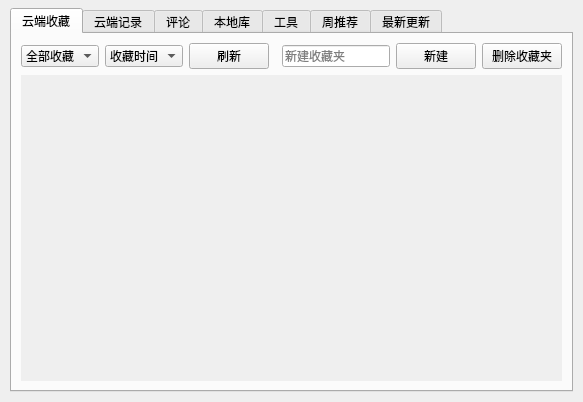
<?xml version="1.0" encoding="UTF-8"?>
<ui version="4.0"><class>LibraryPanel</class><widget class="QFrame" name="libraryPanel"><property name="objectName"><string>panel</string></property><layout class="QVBoxLayout" name="libraryRootLayout"><property name="leftMargin"><number>10</number></property><property name="topMargin"><number>8</number></property><property name="rightMargin"><number>10</number></property><property name="bottomMargin"><number>10</number></property><property name="spacing"><number>8</number></property>
<item><widget class="QTabWidget" name="libraryTabs">
<widget class="QWidget" name="favoritesTab"><attribute name="title"><string>&#x4E91;&#x7AEF;&#x6536;&#x85CF;</string></attribute><layout class="QVBoxLayout" name="favoritesTabLayout"><property name="spacing"><number>6</number></property><item><layout class="QHBoxLayout" name="favoriteToolbar"><item><widget class="QComboBox" name="libraryFolderCombo"><item><property name="text"><string>&#x5168;&#x90E8;&#x6536;&#x85CF;</string></property><property name="userData"><string>0</string></property></item></widget></item><item><widget class="QComboBox" name="libraryFavoriteSortCombo"><item><property name="text"><string>&#x6536;&#x85CF;&#x65F6;&#x95F4;</string></property><property name="userData"><string>mr</string></property></item><item><property name="text"><string>&#x66F4;&#x65B0;&#x65F6;&#x95F4;</string></property><property name="userData"><string>mp</string></property></item></widget></item><item><widget class="QPushButton" name="libraryFavoritesRefreshButton"><property name="text"><string>&#x5237;&#x65B0;</string></property></widget></item><item><spacer name="favoriteToolbarSpacer"><property name="orientation"><enum>Qt::Orientation::Horizontal</enum></property><property name="sizeType"><enum>QSizePolicy::Policy::Expanding</enum></property></spacer></item><item><widget class="QLineEdit" name="libraryNewFolderEdit"><property name="maximumSize"><size><width>180</width><height>16777215</height></size></property><property name="placeholderText"><string>&#x65B0;&#x5EFA;&#x6536;&#x85CF;&#x5939;</string></property></widget></item><item><widget class="QPushButton" name="libraryAddFolderButton"><property name="text"><string>&#x65B0;&#x5EFA;</string></property></widget></item><item><widget class="QPushButton" name="libraryDeleteFolderButton"><property name="text"><string>&#x5220;&#x9664;&#x6536;&#x85CF;&#x5939;</string></property></widget></item></layout></item><item><widget class="QScrollArea" name="libraryFavoriteScroll"><property name="frameShape"><enum>QFrame::Shape::NoFrame</enum></property><property name="widgetResizable"><bool>true</bool></property><property name="horizontalScrollBarPolicy"><enum>Qt::ScrollBarPolicy::ScrollBarAlwaysOff</enum></property><widget class="QWidget" name="libraryFavoriteContent"><layout class="QVBoxLayout" name="libraryFavoriteLayout"><property name="spacing"><number>8</number></property><item><spacer name="libraryFavoriteSpacer"><property name="orientation"><enum>Qt::Orientation::Vertical</enum></property><property name="sizeType"><enum>QSizePolicy::Policy::Expanding</enum></property></spacer></item></layout></widget></widget></item></layout></widget>
<widget class="QWidget" name="remoteHistoryTab"><attribute name="title"><string>&#x4E91;&#x7AEF;&#x8BB0;&#x5F55;</string></attribute><layout class="QVBoxLayout" name="remoteHistoryTabLayout"><property name="spacing"><number>6</number></property><item><layout class="QHBoxLayout" name="remoteHistoryToolbar"><item><widget class="QPushButton" name="libraryRemoteHistoryRefreshButton"><property name="text"><string>&#x540C;&#x6B65;&#x4E91;&#x7AEF;&#x89C2;&#x770B;&#x8BB0;&#x5F55;</string></property></widget></item><item><spacer name="remoteHistoryToolbarSpacer"><property name="orientation"><enum>Qt::Orientation::Horizontal</enum></property><property name="sizeType"><enum>QSizePolicy::Policy::Expanding</enum></property></spacer></item></layout></item><item><layout class="QHBoxLayout" name="remoteHistoryPager"><item><spacer name="remoteHistoryPagerSpacer"><property name="orientation"><enum>Qt::Orientation::Horizontal</enum></property><property name="sizeType"><enum>QSizePolicy::Policy::Expanding</enum></property></spacer></item><item><widget class="QPushButton" name="libraryRemoteHistoryPreviousButton"><property name="text"><string>&#x4E0A;&#x4E00;&#x9875;</string></property></widget></item><item><widget class="QLabel" name="libraryRemoteHistoryPageLabel"><property name="styleSheet"><string notr="true">color:#64748b;</string></property></widget></item><item><widget class="QPushButton" name="libraryRemoteHistoryNextButton"><property name="text"><string>&#x4E0B;&#x4E00;&#x9875;</string></property></widget></item></layout></item><item><widget class="QScrollArea" name="libraryRemoteHistoryScroll"><property name="frameShape"><enum>QFrame::Shape::NoFrame</enum></property><property name="widgetResizable"><bool>true</bool></property><property name="horizontalScrollBarPolicy"><enum>Qt::ScrollBarPolicy::ScrollBarAlwaysOff</enum></property><widget class="QWidget" name="libraryRemoteHistoryContent"><layout class="QVBoxLayout" name="libraryRemoteHistoryLayout"><property name="spacing"><number>8</number></property><item><spacer name="libraryRemoteHistorySpacer"><property name="orientation"><enum>Qt::Orientation::Vertical</enum></property><property name="sizeType"><enum>QSizePolicy::Policy::Expanding</enum></property></spacer></item></layout></widget></widget></item></layout></widget>
<widget class="QWidget" name="commentsTab"><attribute name="title"><string>&#x8BC4;&#x8BBA;</string></attribute><layout class="QVBoxLayout" name="commentsTabLayout"><property name="spacing"><number>6</number></property><item><layout class="QHBoxLayout" name="commentsToolbar"><item><widget class="QLineEdit" name="libraryCommentAlbumEdit"><property name="placeholderText"><string>&#x6F2B;&#x753B; ID&#xFF08;&#x7559;&#x7A7A;&#x67E5;&#x770B;&#x516C;&#x5171;&#x8BBA;&#x575B;&#xFF09;</string></property></widget></item><item><widget class="QCheckBox" name="libraryCommentMineCheck"><property name="text"><string>&#x4EC5;&#x6211;&#x7684;&#x8BC4;&#x8BBA;</string></property></widget></item><item><widget class="QPushButton" name="libraryCommentsRefreshButton"><property name="text"><string>&#x52A0;&#x8F7D;&#x8BC4;&#x8BBA;</string></property></widget></item></layout></item><item><layout class="QHBoxLayout" name="commentsPager"><item><spacer name="commentsPagerSpacer"><property name="orientation"><enum>Qt::Orientation::Horizontal</enum></property><property name="sizeType"><enum>QSizePolicy::Policy::Expanding</enum></property></spacer></item><item><widget class="QPushButton" name="libraryCommentPreviousButton"><property name="text"><string>&#x4E0A;&#x4E00;&#x9875;</string></property></widget></item><item><widget class="QLabel" name="libraryCommentPageLabel"><property name="styleSheet"><string notr="true">color:#64748b;</string></property></widget></item><item><widget class="QPushButton" name="libraryCommentNextButton"><property name="text"><string>&#x4E0B;&#x4E00;&#x9875;</string></property></widget></item></layout></item><item><widget class="QScrollArea" name="libraryCommentScroll"><property name="frameShape"><enum>QFrame::Shape::NoFrame</enum></property><property name="widgetResizable"><bool>true</bool></property><property name="horizontalScrollBarPolicy"><enum>Qt::ScrollBarPolicy::ScrollBarAlwaysOff</enum></property><widget class="QWidget" name="libraryCommentContent"><layout class="QVBoxLayout" name="libraryCommentLayout"><property name="spacing"><number>8</number></property><item><spacer name="libraryCommentSpacer"><property name="orientation"><enum>Qt::Orientation::Vertical</enum></property><property name="sizeType"><enum>QSizePolicy::Policy::Expanding</enum></property></spacer></item></layout></widget></widget></item><item><layout class="QHBoxLayout" name="commentPostRow"><item><widget class="QLineEdit" name="libraryCommentInput"><property name="placeholderText"><string>&#x8F93;&#x5165;&#x8BC4;&#x8BBA;&#xFF1B;&#x9700;&#x586B;&#x5199;&#x6F2B;&#x753B; ID &#x5E76;&#x767B;&#x5F55;</string></property></widget></item><item><widget class="QLineEdit" name="libraryCommentReplyEdit"><property name="maximumSize"><size><width>150</width><height>16777215</height></size></property><property name="placeholderText"><string>&#x56DE;&#x590D;&#x8BC4;&#x8BBA; ID&#xFF08;&#x53EF;&#x9009;&#xFF09;</string></property></widget></item><item><widget class="QPushButton" name="libraryCommentPostButton"><property name="objectName"><string>primaryButton</string></property><property name="text"><string>&#x53D1;&#x5E03;</string></property></widget></item></layout></item></layout></widget>
<widget class="QWidget" name="localTab"><attribute name="title"><string>&#x672C;&#x5730;&#x5E93;</string></attribute><layout class="QVBoxLayout" name="localTabLayout"><property name="spacing"><number>6</number></property><item><widget class="QLabel" name="localNote"><property name="text"><string>&#x672C;&#x5730;&#x4E0B;&#x8F7D;&#x3001;&#x5BFC;&#x5165;&#x76EE;&#x5F55;&#x548C;&#x9605;&#x8BFB;&#x8FDB;&#x5EA6;&#x4F1A;&#x7EDF;&#x4E00;&#x663E;&#x793A;&#x5728;&#x201C;&#x5386;&#x53F2;&#x201D;&#x9875;&#x9762;&#xFF1B;&#x8FD9;&#x91CC;&#x63D0;&#x4F9B;&#x672C;&#x5730;&#x6536;&#x85CF;&#x5939;&#x3002;</string></property><property name="wordWrap"><bool>true</bool></property><property name="styleSheet"><string notr="true">color:#64748b;padding:8px 2px;</string></property></widget></item><item><layout class="QHBoxLayout" name="localCollectionRow"><item><widget class="QComboBox" name="localCollectionCombo"/></item><item><widget class="QLineEdit" name="localCollectionNameEdit"><property name="placeholderText"><string>&#x65B0;&#x5EFA;&#x672C;&#x5730;&#x6536;&#x85CF;&#x5939;</string></property></widget></item><item><widget class="QPushButton" name="localCollectionAddButton"><property name="text"><string>&#x65B0;&#x5EFA;</string></property></widget></item><item><widget class="QPushButton" name="localCollectionRemoveButton"><property name="text"><string>&#x5220;&#x9664;&#x6536;&#x85CF;&#x5939;</string></property></widget></item></layout></item><item><layout class="QHBoxLayout" name="localAlbumRow"><item><widget class="QLineEdit" name="localCollectionAlbumEdit"><property name="placeholderText"><string>&#x6F2B;&#x753B; ID&#xFF1B;&#x7559;&#x7A7A;&#x53EF;&#x6536;&#x85CF;&#x5F53;&#x524D;&#x8BE6;&#x60C5;&#x6F2B;&#x753B;</string></property></widget></item><item><widget class="QPushButton" name="localCollectionAddAlbumButton"><property name="text"><string>&#x52A0;&#x5165;&#x672C;&#x5730;&#x6536;&#x85CF;</string></property></widget></item></layout></item><item><layout class="QHBoxLayout" name="localImportRow"><item><widget class="QPushButton" name="localImportDirectoryButton"><property name="text"><string>&#x5BFC;&#x5165;&#x672C;&#x5730;&#x76EE;&#x5F55;</string></property></widget></item><item><widget class="QPushButton" name="localImportBatchDirectoryButton"><property name="text"><string>&#x6279;&#x91CF;&#x5BFC;&#x5165;&#x76EE;&#x5F55;</string></property></widget></item><item><widget class="QPushButton" name="localImportArchivesButton"><property name="text"><string>&#x5BFC;&#x5165; ZIP / PDF</string></property></widget></item><item><spacer name="localImportSpacer"><property name="orientation"><enum>Qt::Orientation::Horizontal</enum></property><property name="sizeType"><enum>QSizePolicy::Policy::Expanding</enum></property></spacer></item></layout></item><item><widget class="QScrollArea" name="localCollectionScroll"><property name="frameShape"><enum>QFrame::Shape::NoFrame</enum></property><property name="widgetResizable"><bool>true</bool></property><property name="horizontalScrollBarPolicy"><enum>Qt::ScrollBarPolicy::ScrollBarAlwaysOff</enum></property><widget class="QWidget" name="localCollectionContent"><layout class="QVBoxLayout" name="localCollectionLayout"><property name="spacing"><number>8</number></property><item><spacer name="localCollectionSpacer"><property name="orientation"><enum>Qt::Orientation::Vertical</enum></property><property name="sizeType"><enum>QSizePolicy::Policy::Expanding</enum></property></spacer></item></layout></widget></widget></item><item><widget class="QPushButton" name="localScanButton"><property name="text"><string>&#x626B;&#x63CF;&#x672C;&#x5730;&#x6F2B;&#x753B;&#x5E93;</string></property></widget></item><item><widget class="QPushButton" name="localOpenHistoryButton"><property name="text"><string>&#x6253;&#x5F00;&#x672C;&#x5730;&#x9605;&#x8BFB;&#x5386;&#x53F2;</string></property></widget></item></layout></widget>
<widget class="QWidget" name="toolsTab"><attribute name="title"><string>&#x5DE5;&#x5177;</string></attribute><layout class="QVBoxLayout" name="toolsTabLayout"><item><widget class="QScrollArea" name="toolsScroll"><property name="frameShape"><enum>QFrame::Shape::NoFrame</enum></property><property name="widgetResizable"><bool>true</bool></property><widget class="QWidget" name="toolsContent"><layout class="QVBoxLayout" name="toolsContentLayout"><property name="spacing"><number>10</number></property><item><widget class="QGroupBox" name="dohGroup"><property name="title"><string>DNS over HTTPS</string></property><layout class="QHBoxLayout" name="dohLayout"><item><widget class="QLineEdit" name="dohDomainEdit"><property name="placeholderText"><string>example.com</string></property></widget></item><item><widget class="QLineEdit" name="dohEndpointEdit"><property name="text"><string>https://parse.jpacg.cc/parse</string></property></widget></item><item><widget class="QPushButton" name="dohQueryButton"><property name="text"><string>&#x67E5;&#x8BE2; A &#x8BB0;&#x5F55;</string></property></widget></item></layout></widget></item><item><widget class="QGroupBox" name="enhanceGroup"><property name="title"><string>&#x6279;&#x91CF;&#x56FE;&#x7247;&#x589E;&#x5F3A;</string></property><layout class="QHBoxLayout" name="enhanceLayout"><item><widget class="QPushButton" name="enhanceSelectImagesButton"><property name="text"><string>&#x9009;&#x62E9;&#x56FE;&#x7247;</string></property></widget></item><item><widget class="QLabel" name="enhanceSourceLabel"><property name="text"><string>&#x672A;&#x9009;&#x62E9;&#x56FE;&#x7247;</string></property><property name="styleSheet"><string notr="true">color:#64748b;</string></property></widget></item><item><widget class="QLabel" name="enhanceScaleLabel"><property name="text"><string>&#x500D;&#x7387;</string></property></widget></item><item><widget class="QSpinBox" name="enhanceScaleSpin"><property name="minimum"><number>1</number></property><property name="maximum"><number>4</number></property><property name="value"><number>2</number></property></widget></item><item><widget class="QLineEdit" name="enhanceOutputEdit"/></item><item><widget class="QPushButton" name="enhanceRunButton"><property name="objectName"><string>primaryButton</string></property><property name="text"><string>&#x5F00;&#x59CB;&#x589E;&#x5F3A;</string></property></widget></item></layout></widget></item><item><layout class="QHBoxLayout" name="externalSrRow"><item><widget class="QLineEdit" name="externalSrCommandEdit"><property name="placeholderText"><string>&#x5916;&#x90E8; Waifu2x/Real-ESRGAN &#x547D;&#x4EE4;</string></property></widget></item><item><widget class="QPushButton" name="externalSrRunButton"><property name="text"><string>&#x8FD0;&#x884C;&#x5916;&#x90E8;&#x8D85;&#x5206;</string></property></widget></item></layout></item><item><widget class="QGroupBox" name="storageGroup"><property name="title"><string>NAS / &#x8FDC;&#x7A0B;&#x5B58;&#x50A8;</string></property><layout class="QFormLayout" name="storageForm"><item row="0" column="0"><widget class="QLabel" name="storageProfileTitle"><property name="text"><string>&#x4FDD;&#x5B58;&#x7684;&#x914D;&#x7F6E;</string></property></widget></item><item row="0" column="1"><layout class="QHBoxLayout" name="storageProfileRow"><item><widget class="QComboBox" name="storageProfileCombo"/></item><item><widget class="QLineEdit" name="storageProfileNameEdit"><property name="placeholderText"><string>&#x914D;&#x7F6E;&#x540D;&#x79F0;</string></property></widget></item><item><widget class="QPushButton" name="storageSaveProfileButton"><property name="text"><string>&#x4FDD;&#x5B58;&#x914D;&#x7F6E;</string></property></widget></item><item><widget class="QPushButton" name="storageDeleteProfileButton"><property name="text"><string>&#x5220;&#x9664;</string></property></widget></item></layout></item><item row="1" column="0"><widget class="QLabel" name="storageTransportTitle"><property name="text"><string>&#x4F20;&#x8F93;&#x7C7B;&#x578B;</string></property></widget></item><item row="1" column="1"><widget class="QComboBox" name="storageTransportCombo"><item><property name="text"><string>&#x672C;&#x5730; / &#x5DF2;&#x6302;&#x8F7D; SMB</string></property><property name="userData"><string>local_smb</string></property></item><item><property name="text"><string>WebDAV</string></property><property name="userData"><string>webdav</string></property></item></widget></item><item row="2" column="0"><widget class="QLabel" name="storageSourceTitle"><property name="text"><string>&#x6E90;&#x6587;&#x4EF6;</string></property></widget></item><item row="2" column="1"><layout class="QHBoxLayout" name="storageSourceRow"><item><widget class="QLineEdit" name="storageSourceEdit"><property name="placeholderText"><string>&#x9009;&#x62E9;&#x672C;&#x5730;&#x6587;&#x4EF6;&#x6216;&#x6F2B;&#x753B;&#x76EE;&#x5F55;</string></property></widget></item><item><widget class="QPushButton" name="storageSourceBrowseButton"><property name="text"><string>&#x9009;&#x62E9;</string></property></widget></item></layout></item><item row="3" column="0"><widget class="QLabel" name="storageDestinationTitle"><property name="text"><string>&#x672C;&#x5730;/SMB &#x76EE;&#x6807;</string></property></widget></item><item row="3" column="1"><layout class="QHBoxLayout" name="storageDestinationRow"><item><widget class="QLineEdit" name="storageDestinationEdit"/></item><item><widget class="QPushButton" name="storageDestinationBrowseButton"><property name="text"><string>&#x9009;&#x62E9;</string></property></widget></item><item><widget class="QPushButton" name="storageCopyButton"><property name="text"><string>&#x4E0A;&#x4F20;&#x5230;&#x672C;&#x5730;/SMB</string></property></widget></item></layout></item><item row="4" column="0"><widget class="QLabel" name="webdavUrlTitle"><property name="text"><string>WebDAV &#x5730;&#x5740;</string></property></widget></item><item row="4" column="1"><widget class="QLineEdit" name="webdavUrlEdit"/></item><item row="5" column="0"><widget class="QLabel" name="webdavPathTitle"><property name="text"><string>WebDAV &#x8DEF;&#x5F84;</string></property></widget></item><item row="5" column="1"><widget class="QLineEdit" name="webdavPathEdit"/></item><item row="6" column="0"><widget class="QLabel" name="webdavAuthTitle"><property name="text"><string>&#x7528;&#x6237;&#x540D; / &#x5BC6;&#x7801;</string></property></widget></item><item row="6" column="1"><layout class="QHBoxLayout" name="webdavAuthRow"><item><widget class="QLineEdit" name="webdavUserEdit"/></item><item><widget class="QLineEdit" name="webdavPasswordEdit"><property name="echoMode"><enum>QLineEdit::EchoMode::Password</enum></property></widget></item><item><widget class="QPushButton" name="webdavUploadButton"><property name="text"><string>&#x4E0A;&#x4F20; WebDAV</string></property></widget></item></layout></item></layout></widget></item><item><widget class="QPlainTextEdit" name="storageTaskHistoryOutput"><property name="readOnly"><bool>true</bool></property><property name="maximumSize"><size><width>16777215</width><height>125</height></size></property><property name="placeholderText"><string>&#x6700;&#x8FD1;&#x4F20;&#x8F93;&#x4EFB;&#x52A1;</string></property></widget></item><item><widget class="QPlainTextEdit" name="libraryToolOutput"><property name="readOnly"><bool>true</bool></property><property name="minimumSize"><size><width>0</width><height>180</height></size></property><property name="placeholderText"><string>&#x5DE5;&#x5177;&#x6267;&#x884C;&#x7ED3;&#x679C;</string></property></widget></item></layout></widget></widget></item></layout></widget>
<widget class="QWidget" name="weekTab"><attribute name="title"><string>&#x5468;&#x63A8;&#x8350;</string></attribute><layout class="QVBoxLayout" name="weekTabLayout"><property name="spacing"><number>6</number></property><item><layout class="QHBoxLayout" name="weekToolbar"><item><widget class="QComboBox" name="libraryWeekCombo"><property name="minimumSize"><size><width>240</width><height>0</height></size></property></widget></item><item><widget class="QComboBox" name="libraryWeekTypeCombo"><item><property name="text"><string>&#x6F2B;&#x753B;</string></property><property name="userData"><string>manga</string></property></item><item><property name="text"><string>&#x97E9;&#x6F2B;</string></property><property name="userData"><string>hanman</string></property></item><item><property name="text"><string>&#x5176;&#x4ED6;</string></property><property name="userData"><string>another</string></property></item></widget></item><item><widget class="QPushButton" name="libraryWeekReloadButton"><property name="text"><string>&#x52A0;&#x8F7D;&#x5468;&#x63A8;&#x8350;&#x671F;&#x6570;</string></property></widget></item><item><widget class="QPushButton" name="libraryWeekLoadButton"><property name="objectName"><string>primaryButton</string></property><property name="text"><string>&#x67E5;&#x770B;&#x63A8;&#x8350;</string></property></widget></item></layout></item><item><widget class="QScrollArea" name="libraryWeekScroll"><property name="frameShape"><enum>QFrame::Shape::NoFrame</enum></property><property name="widgetResizable"><bool>true</bool></property><property name="horizontalScrollBarPolicy"><enum>Qt::ScrollBarPolicy::ScrollBarAlwaysOff</enum></property><widget class="QWidget" name="libraryWeekContent"><layout class="QVBoxLayout" name="libraryWeekLayout"><property name="spacing"><number>8</number></property><item><spacer name="libraryWeekSpacer"><property name="orientation"><enum>Qt::Orientation::Vertical</enum></property><property name="sizeType"><enum>QSizePolicy::Policy::Expanding</enum></property></spacer></item></layout></widget></widget></item></layout></widget>
<widget class="QWidget" name="latestTab"><attribute name="title"><string>&#x6700;&#x65B0;&#x66F4;&#x65B0;</string></attribute><layout class="QVBoxLayout" name="latestTabLayout"><property name="spacing"><number>6</number></property><item><layout class="QHBoxLayout" name="latestToolbar"><item><widget class="QPushButton" name="libraryLatestRefreshButton"><property name="objectName"><string>primaryButton</string></property><property name="text"><string>&#x52A0;&#x8F7D;&#x6700;&#x65B0;&#x66F4;&#x65B0;</string></property></widget></item><item><spacer name="latestToolbarSpacer"><property name="orientation"><enum>Qt::Orientation::Horizontal</enum></property><property name="sizeType"><enum>QSizePolicy::Policy::Expanding</enum></property></spacer></item><item><widget class="QPushButton" name="libraryLatestPreviousButton"><property name="text"><string>&#x4E0A;&#x4E00;&#x9875;</string></property></widget></item><item><widget class="QLabel" name="libraryLatestPageLabel"><property name="text"><string>&#x7B2C; 1 &#x9875;</string></property><property name="styleSheet"><string notr="true">color:#64748b;</string></property></widget></item><item><widget class="QPushButton" name="libraryLatestNextButton"><property name="text"><string>&#x4E0B;&#x4E00;&#x9875;</string></property></widget></item></layout></item><item><widget class="QScrollArea" name="libraryLatestScroll"><property name="frameShape"><enum>QFrame::Shape::NoFrame</enum></property><property name="widgetResizable"><bool>true</bool></property><property name="horizontalScrollBarPolicy"><enum>Qt::ScrollBarPolicy::ScrollBarAlwaysOff</enum></property><widget class="QWidget" name="libraryLatestContent"><layout class="QVBoxLayout" name="libraryLatestLayout"><property name="spacing"><number>8</number></property><item><spacer name="libraryLatestSpacer"><property name="orientation"><enum>Qt::Orientation::Vertical</enum></property><property name="sizeType"><enum>QSizePolicy::Policy::Expanding</enum></property></spacer></item></layout></widget></widget></item></layout></widget>
</widget></item></layout></widget><resources/><connections/></ui>
